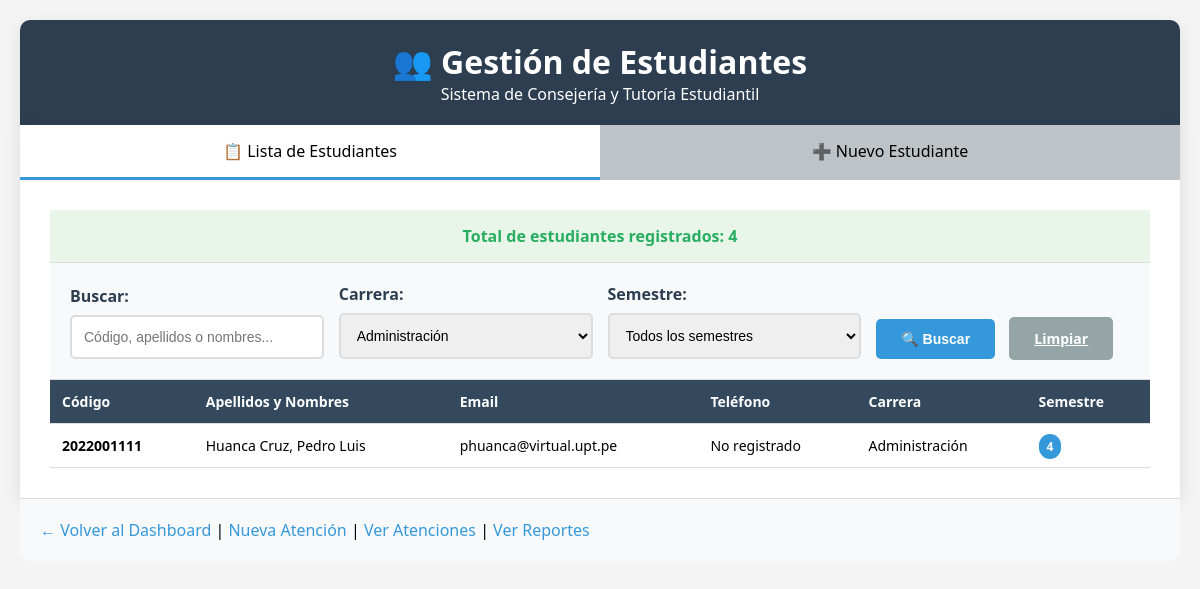
The page /gestion_estudiantes.php?carrera=Administración (signed in) on the database its author committed.
### tables this page shows
CREATE TABLE IF NOT EXISTS estudiantes (
    id INT PRIMARY KEY AUTO_INCREMENT,
    codigo VARCHAR(20) UNIQUE NOT NULL,
    apellidos VARCHAR(100) NOT NULL,
    nombres VARCHAR(100) NOT NULL,
    email VARCHAR(100),
    telefono VARCHAR(20),
    carrera VARCHAR(100),
    semestre INT,
    activo BOOLEAN DEFAULT TRUE,
    created_at TIMESTAMP DEFAULT CURRENT_TIMESTAMP
);

### public/gestion_estudiantes.php (the view, shortened to what this page needs)
<?php
require_once "../config/db.php";
$filtro_carrera = $_GET['carrera'] ?? '';
$busqueda = $_GET['busqueda'] ?? '';
$sql = "SELECT * FROM estudiantes WHERE activo = 1";
$params = [];
if (!empty($filtro_carrera)) {
    $sql .= " AND carrera LIKE ?";
    $params[] = "%$filtro_carrera%";
}
$sql .= " ORDER BY apellidos, nombres";
$stmt = $pdo->prepare($sql);
$stmt->execute($params);
$estudiantes = $stmt->fetchAll();
$total_estudiantes = $pdo->query("SELECT COUNT(*) FROM estudiantes WHERE activo = 1")->fetchColumn();
$carreras_disponibles = $pdo->query("SELECT DISTINCT carrera FROM estudiantes WHERE activo = 1 AND carrera IS NOT NULL ORDER BY carrera")->fetchAll();
?>
<!DOCTYPE html>
<html lang="es">
<head>
</head>
<body>
    <div class="container">
        <div class="header">
            <h1>👥 Gestión de Estudiantes</h1>
            <p>Sistema de Consejería y Tutoría Estudiantil</p>
        </div>
        <div class="content">
            <div class="tabs">
                <div class="tab active" onclick="showTab('lista')">📋 Lista de Estudiantes</div>
                <div class="tab" onclick="showTab('nuevo')">➕ Nuevo Estudiante</div>
            </div>
            <div id="tab-lista" class="tab-content active">
                <div class="stats-bar">
                    Total de estudiantes registrados: <?= $total_estudiantes ?>
                </div>
                <div class="filters">
                    <form method="GET" action="">
                        <div class="filter-row">
                            <div>
                                <label>Buscar:</label>
                                <input type="text" name="busqueda" placeholder="Código, apellidos o nombres..."
                                       value="<?= htmlspecialchars($busqueda) ?>">
                            </div>
                            <div>
                                <label>Carrera:</label>
                                <select name="carrera">
                                    <?php foreach ($carreras_disponibles as $carrera): ?>
                                        <option value="<?= htmlspecialchars($carrera['carrera']) ?>"
                                                <?= $filtro_carrera == $carrera['carrera'] ? 'selected' : '' ?>>
                                            <?= htmlspecialchars($carrera['carrera']) ?>
                                        </option>
                                    <?php endforeach; ?>
                                </select>
                            </div>
                            <div>
                                <label>Semestre:</label>
                                <select name="semestre">
                                    <option value="">Todos los semestres</option>
                                </select>
                            </div>
                            <div>
                                <button type="submit" class="btn">🔍 Buscar</button>
                                <a href="gestion_estudiantes.php" class="btn" style="background: #95a5a6;">Limpiar</a>
                            </div>
                        </div>
                    </form>
                </div>
                <div class="table-container">
                    <?php if (empty($estudiantes)): ?>
                        <div class="no-data">
                            <h3>No se encontraron estudiantes</h3>
                            <p>No hay estudiantes registrados con los criterios de búsqueda aplicados.</p>
                        </div>
                    <?php else: ?>
                        <table>
                            <thead>
                                <tr>
                                    <th>Código</th>
                                    <th>Apellidos y Nombres</th>
                                    <th>Email</th>
                                    <th>Teléfono</th>
                                    <th>Carrera</th>
                                    <th>Semestre</th>
                                </tr>
                            </thead>
                            <tbody>
                                <?php foreach ($estudiantes as $estudiante): ?>
                                    <tr>
                                        <td><strong><?= htmlspecialchars($estudiante['codigo']) ?></strong></td>
                                        <td><?= htmlspecialchars($estudiante['apellidos'] . ', ' . $estudiante['nombres']) ?></td>
                                        <td><?= htmlspecialchars($estudiante['email'] ?: 'No registrado') ?></td>
                                        <td><?= htmlspecialchars($estudiante['telefono'] ?: 'No registrado') ?></td>
                                        <td><?= htmlspecialchars($estudiante['carrera'] ?: 'No especificada') ?></td>
                                        <td>
                                            <?php if ($estudiante['semestre']): ?>
                                                <span class="badge"><?= $estudiante['semestre'] ?></span>
                                            <?php else: ?>
                                                <span style="color: #7f8c8d;">No especificado</span>
                                            <?php endif; ?>
                                        </td>
                                    </tr>
                                <?php endforeach; ?>
                            </tbody>
                        </table>
                    <?php endif; ?>
                </div>
            </div>
        </div>
        <div class="navigation">
            <a href="dashboard.php">← Volver al Dashboard</a> |
            <a href="registro_atencion.php">Nueva Atención</a> |
            <a href="lista_atenciones.php">Ver Atenciones</a> |
            <a href="reportes.php">Ver Reportes</a>
        </div>
    </div>
</body>
</html>

### public/gestion_estudiantes.php (style rules this page uses)
* { margin: 0; padding: 0; box-sizing: border-box; }
body { font-family: 'Segoe UI', Tahoma, Geneva, Verdana, sans-serif; background: #f4f4f4; padding: 20px; }
.container { max-width: 1200px; margin: 0 auto; }
.header { background: #2c3e50; color: white; padding: 20px; text-align: center; border-radius: 10px 10px 0 0; box-shadow: 0 5px 15px rgba(0,0,0,0.1); }
.content { background: white; padding: 0; box-shadow: 0 5px 15px rgba(0,0,0,0.1); }
.tabs { display: flex; background: #ecf0f1; }
.tab { flex: 1; padding: 15px; text-align: center; background: #bdc3c7; cursor: pointer; transition: background 0.3s; }
.tab.active { background: white; border-bottom: 3px solid #3498db; }
.tab-content { display: none; padding: 30px; }
.tab-content.active { display: block; }
label { display: block; margin-bottom: 8px; font-weight: 600; color: #2c3e50; }
input, select { width: 100%; padding: 12px; border: 2px solid #ddd; border-radius: 5px; font-size: 14px; transition: border-color 0.3s; }
.btn { background: #3498db; color: white; padding: 12px 25px; border: none; border-radius: 5px; cursor: pointer; font-size: 14px; font-weight: 600; transition: background 0.3s; margin-right: 10px; }
.stats-bar { background: #e8f5e8; padding: 15px; text-align: center; font-weight: 600; color: #27ae60; border-bottom: 1px solid #ddd; }
.filters { background: #f8f9fa; padding: 20px; border-bottom: 1px solid #ddd; }
.filter-row { display: grid; grid-template-columns: repeat(auto-fit, minmax(200px, 1fr)); gap: 15px; align-items: end; }
.table-container { overflow-x: auto; }
table { width: 100%; border-collapse: collapse; }
th, td { padding: 12px; text-align: left; border-bottom: 1px solid #ddd; font-size: 14px; }
th { background: #34495e; color: white; font-weight: 600; position: sticky; top: 0; }
.badge { padding: 4px 8px; border-radius: 12px; font-size: 12px; font-weight: 600; background: #3498db; color: white; }
.navigation { padding: 20px; background: #f8f9fa; border-top: 1px solid #ddd; border-radius: 0 0 10px 10px; }
.navigation a { color: #3498db; text-decoration: none; font-weight: 500; }

### rows shown on the page
estudiantes: codigo "2022001111", apellidos+nombres "Huanca Cruz, Pedro Luis", email "phuanca@virtual.upt.pe", telefono "No registrado", carrera "Administración", semestre "4"

### other values the page prints
$total_estudiantes "4"
form field carrera "Administración"
